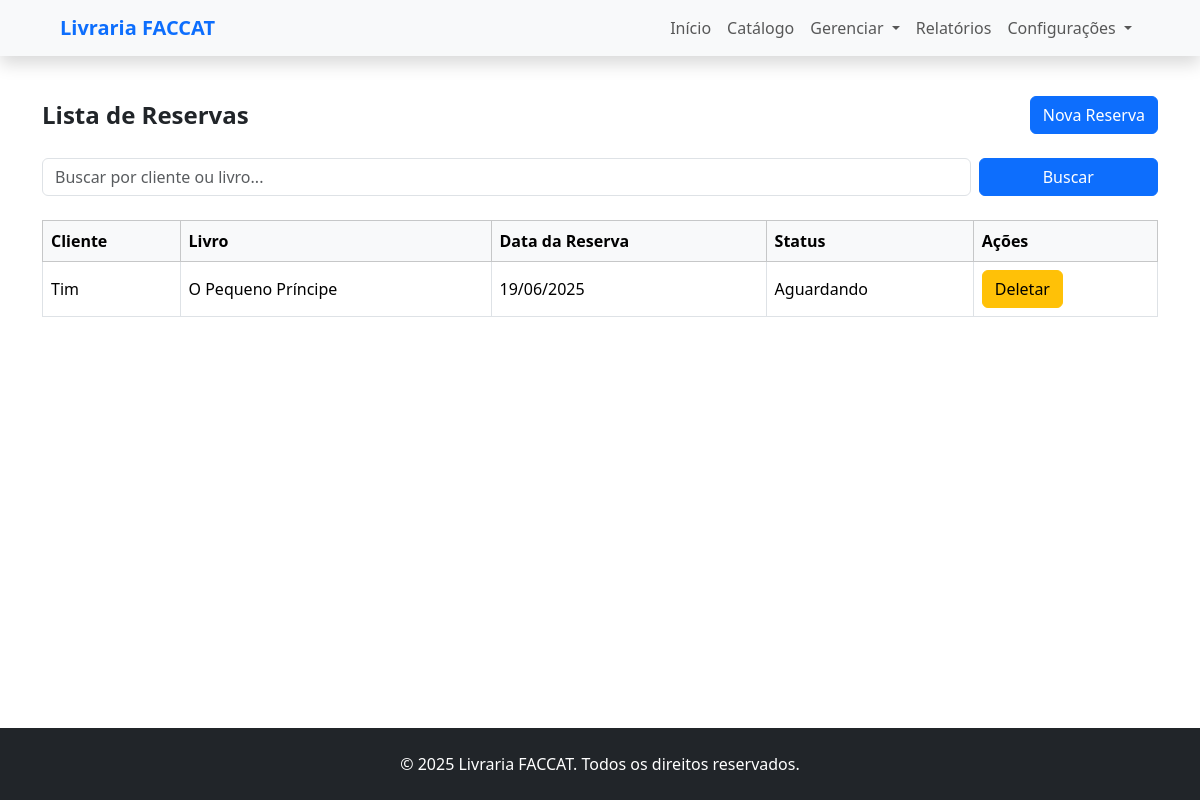
Screenshot of /livros/reservas (signed in) with the database file from the repository.
### livros/models.py (models this page shows, shortened)
class Reserva(models.Model):
    cliente = models.ForeignKey(Cliente, on_delete=models.CASCADE)
    livro = models.ForeignKey(Livro,on_delete=models.CASCADE)
    data_solicitacao = models.DateField(auto_now_add=True)
    status = models.CharField(max_length=20, choices=STATUS_RESERVA, default='AGUARDANDO')

class Livro(models.Model):
    nome = models.CharField(max_length=100)
    autor = models.CharField(max_length=100)
    descricao = models.TextField()
    ano_publicacao = models.IntegerField(default=datetime.now().year)
    url = models.URLField(blank=True, null=True)
    isbn = models.CharField(max_length=17, blank=True, null=True, unique=True,
                            help_text="ISBN do livro (ex: 978-3-16-148410-0)")
    genero = models.CharField(max_length=20, choices=GENEROS, default='ficcao')
    quantidade = models.PositiveIntegerField(default=0)

### usuarios/models.py (models this page shows, shortened)
class Cliente(models.Model):
    cpf = models.CharField(max_length=11, unique=True)
    email = models.EmailField()
    nome = models.CharField(max_length=50)
    endereco = models.CharField(max_length=30)
    logradouro = models.CharField(max_length=20)
    bairro = models.CharField(max_length=30)
    bloqueado = models.BooleanField(default=False)

### livros/views.py (the view)
# urls.py: path('reservas', views.gerenciar_reservas, name='gerenciar_reservas'),
@login_required
def gerenciar_reservas(request):
    busca = request.GET.get('busca', '')
    if busca:
        reservas = Reserva.objects.filter(
            Q(cliente__nome__icontains=busca) | Q(livro__nome__icontains=busca)
        )
    else:
        reservas = Reserva.objects.all()
    return render(request, 'reservas/gerenciar_reservas.html', {'reservas': reservas})

### livros/templates/reservas/gerenciar_reservas.html (shortened to what this page needs)
{% extends 'base.html' %}
{% block content %}
<div class="container my-4">
    <div class="d-flex justify-content-between align-items-center mb-4">
        <h1 class="h4 fw-bold mb-0">Lista de Reservas</h1>
        <a href="{% url 'selecionar_livro_reserva' %}" class="btn btn-primary">Nova Reserva</a>
    </div>
    <form method="get" class="row g-2 mb-4">
        <div class="col-md-10">
            <input type="text" name="busca" placeholder="Buscar por cliente ou livro..." value="{{ request.GET.busca }}" class="form-control" />
        </div>
        <div class="col-md-2">
            <button type="submit" class="btn btn-primary w-100">Buscar</button>
        </div>
    </form>
    <div class="table-responsive">
        <table class="table table-bordered table-hover align-middle">
            <thead class="table-light">
                <tr>
                    <th>Cliente</th>
                    <th>Livro</th>
                    <th>Data da Reserva</th>
                    <th>Status</th>
                    <th>Ações</th>
                </tr>
            </thead>
            <tbody>
                {% for reserva in reservas %}
                <tr>
                    <td>{{ reserva.cliente.nome }}</td>
                    <td>{{ reserva.livro.nome }}</td>
                    <td>{{ reserva.data_solicitacao | date:"d/m/Y"  }}</td>
                    <td>{{ reserva.get_status_display }}</td>
                    <td>
                      <a href="{% url 'deletar_reserva' reserva.id%}" class="btn btn-warning btm-md">Deletar</a>
                    </td>
                </tr>
                {% empty %}
                <tr>
                    <td colspan="5" class="text-center py-4">Nenhuma reserva cadastrada.</td>
                </tr>
                {% endfor %}
            </tbody>
        </table>
    </div>
</div>
{% endblock %}

### rows the page displays
Reserva: cliente.nome "Tim", livro.nome "O Pequeno Príncipe", data_solicitacao "19/06/2025", status "Aguardando"
